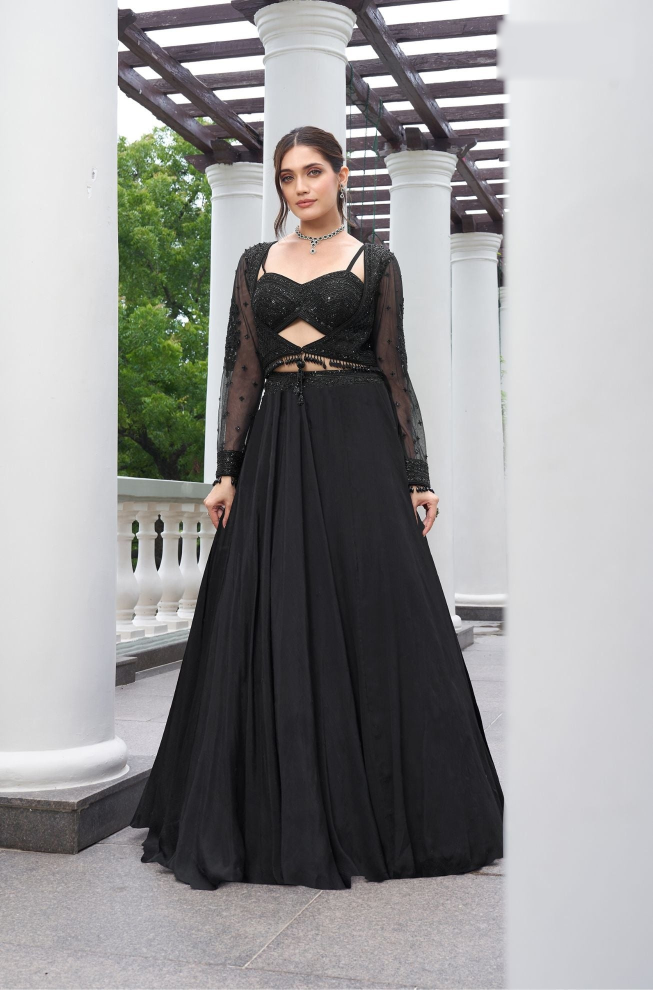
#> input picture luxemia_image_cleaning_tool/cleaned_attempts/luxemia-black-mirror-lehenga-choli-with-dupatta-for-receptions-image-1.jpg, 1305 x 1979 px, given in place of xemia-pastel-pink-mirror-saree-gown-for-weddings-image-1.jpg, which was not available (shown at 1/2 size)
$ python rejected_review_outputs.py
#> lines starting #> are read from the running program, lines starting #| are printed output that depends on the picture; pictures that were not available may be replaced by others from this repository, and a replacement may not be noted
import csv
import math
from datetime import datetime
from pathlib import Path

from PIL import Image, ImageDraw, ImageFont


ROOT = Path(__file__).resolve().parents[1]
AUDIT_CSV = ROOT / "luxemia_image_cleaning_tool" / "cleaned_image_audit.csv"
REJECTED_DIR = ROOT / "luxemia_supplier_REJECTED_BRANDED_IMAGES"
ATTEMPTS_DIR = ROOT / "luxemia_image_cleaning_tool" / "cleaned_attempts"
OUT_DIR = ROOT / "outputs" / "catalog-cleaning" / "lapink-new-arrivals"
SHEET_DIR = OUT_DIR / "rejected_unfixable_contact_sheets"
REJECTED_CSV = OUT_DIR / "rejected_after_cleaning.csv"


def read_csv(path):
    with path.open("r", newline="", encoding="utf-8-sig") as f:
#> (reads luxemia_image_cleaning_tool/cleaned_image_audit.csv from the repository)
        return list(csv.DictReader(f))


def write_csv(path, rows, columns):
    path.parent.mkdir(parents=True, exist_ok=True)
    with path.open("w", newline="", encoding="utf-8") as f:
        writer = csv.DictWriter(f, fieldnames=columns, extrasaction="ignore")
        writer.writeheader()
        writer.writerows(rows)


def font(size, bold=False):
    path = Path("C:/Windows/Fonts/arialbd.ttf" if bold else "C:/Windows/Fonts/arial.ttf")
    if path.exists():
        return ImageFont.truetype(str(path), size)
    return ImageFont.load_default()


def fit_image(image, width, height):
    scale = min(width / image.width, height / image.height)
    resized = image.resize((max(1, int(image.width * scale)), max(1, int(image.height * scale))), Image.Resampling.LANCZOS)
    tile = Image.new("RGB", (width, height), "white")
    tile.paste(resized, ((width - resized.width) // 2, (height - resized.height) // 2))
    return tile


def make_sheets(rows):
    SHEET_DIR.mkdir(parents=True, exist_ok=True)
    stamp = datetime.now().strftime("%Y%m%d-%H%M%S")
    per_sheet = 4
    thumb_w, thumb_h = 360, 520
    label_h = 120
    gap = 24
    margin = 24
    title_font = font(16, True)
    small_font = font(13)
    sheet_paths = []

    for offset in range(0, len(rows), per_sheet):
        batch = rows[offset:offset + per_sheet]
        cols = 2
        tile_w = thumb_w * 2
        sheet_w = margin * 2 + cols * tile_w + (cols - 1) * gap
        sheet_h = margin * 2 + math.ceil(len(batch) / cols) * (thumb_h + label_h) + gap
        sheet = Image.new("RGB", (sheet_w, sheet_h), "#f2f2f2")
#> sheet: PIL image 1512x1352 RGB; every value is 242
        draw = ImageDraw.Draw(sheet)

        for index, row in enumerate(batch):
            col = index % cols
            line = index // cols
            left = margin + col * (tile_w + gap)
            top = margin + line * (thumb_h + label_h + gap)
            filename = row["Image Filename"]
            original = Image.open(REJECTED_DIR / filename).convert("RGB")
#> original is the input picture: PIL image 1305x1979 RGB; mean R, G, B 151.2, 150.6, 150.6
            cleaned = Image.open(ATTEMPTS_DIR / filename).convert("RGB")
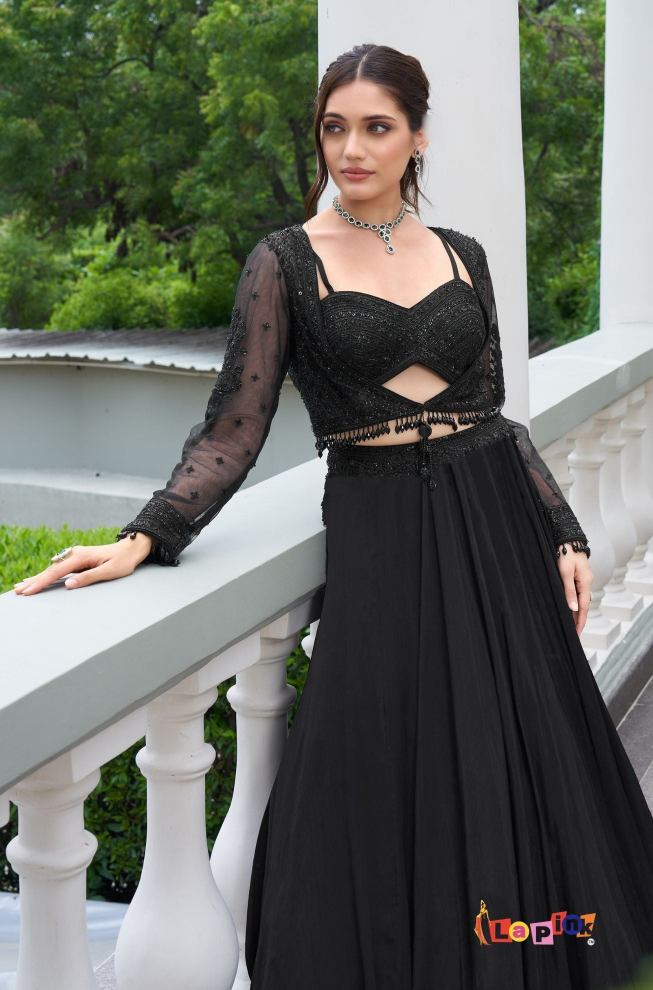
#> input picture luxemia_image_cleaning_tool/cleaned_attempts/luxemia-black-mirror-lehenga-choli-with-dupatta-for-receptions-image-4.jpg, 1305 x 1979 px, given in place of xemia-pastel-pink-mirror-saree-gown-for-weddings-image-1.jpg, which was not available (shown at 1/2 size)
#> cleaned is the input picture: PIL image 1305x1979 RGB; mean R, G, B 104.5, 107.7, 98.9
            sheet.paste(fit_image(original, thumb_w, thumb_h), (left, top))
#> in fit_image, `resized = image.resize((max(1, int(image.width * scale)), max(1, int(i..`:
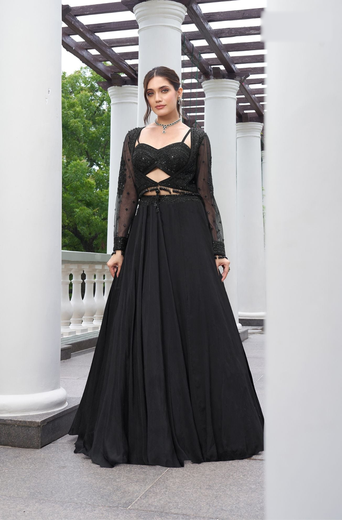
#> resized: PIL image 342x520 RGB; mean R, G, B 151.2, 150.6, 150.6
#> in fit_image, `tile = Image.new("RGB", (width, height), "white")`: tile: PIL image 360x520 RGB; every value is 255
#> in fit_image, `tile.paste(resized, ((width - resized.width) // 2, (height - resized.h..`:
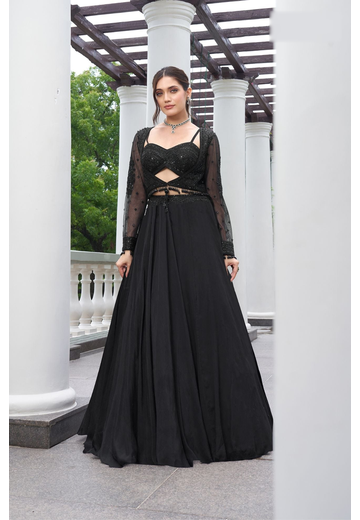
#> tile: PIL image 360x520 RGB; mean R, G, B 156.4, 155.8, 155.8
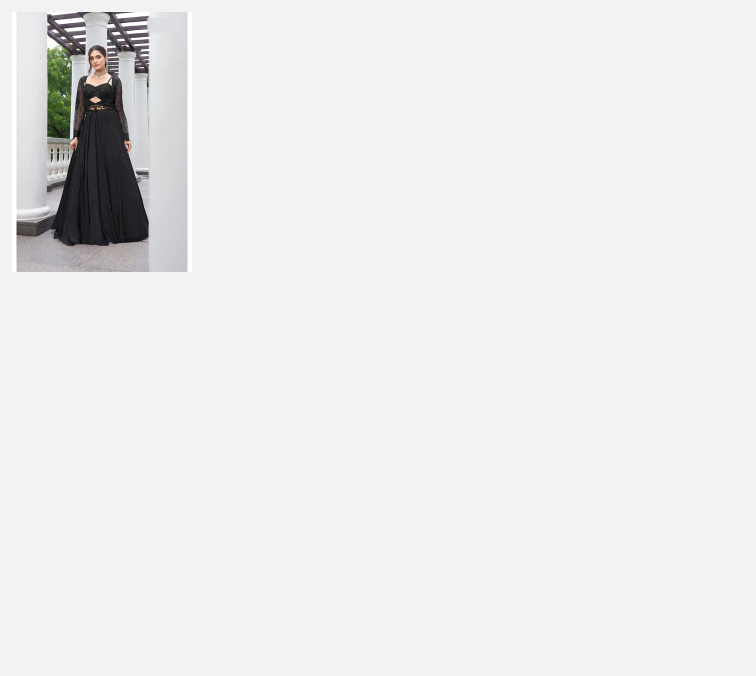
#> sheet: PIL image 1512x1352 RGB (shown at 1/2 size); mean R, G, B 234.2, 234.1, 234.1
            sheet.paste(fit_image(cleaned, thumb_w, thumb_h), (left + thumb_w, top))
#> call 2 of fit_image, with width = 360, height = 520
#> in fit_image (call 2), `resized = image.resize((max(1, int(image.width * scale)), max(1, int(i..`:
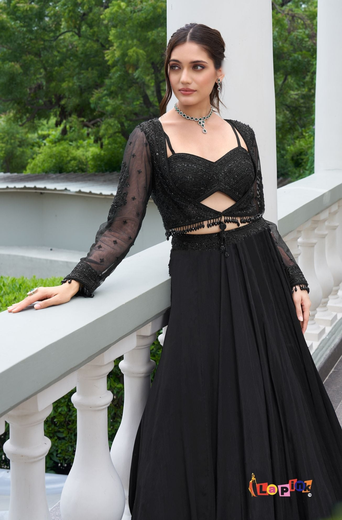
#> resized: PIL image 342x520 RGB; mean R, G, B 104.5, 107.7, 98.9
#> in fit_image (call 2), `tile.paste(resized, ((width - resized.width) // 2, (height - resized.h..`:
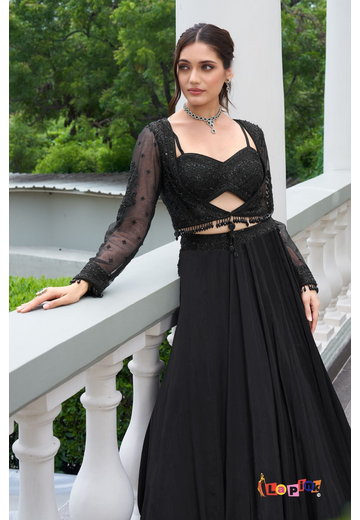
#> tile: PIL image 360x520 RGB; mean R, G, B 112.1, 115.1, 106.7
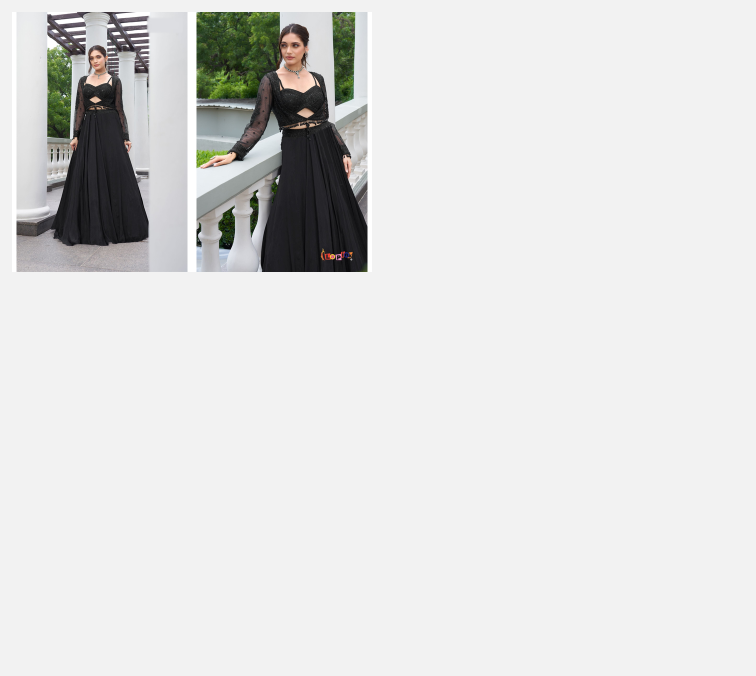
#> sheet: PIL image 1512x1352 RGB (shown at 1/2 size); mean R, G, B 222.3, 222.5, 221.7
            draw.text((left + 8, top + 8), "Original", font=title_font, fill="#111")
            draw.text((left + thumb_w + 8, top + 8), "Cleaned Attempt", font=title_font, fill="#111")
            label_top = top + thumb_h + 8
            draw.text((left, label_top), f"{offset + index + 1:03d} | {filename}", font=title_font, fill="#111")
            reason = row["Reason"]
            draw.text((left, label_top + 28), reason[:125], font=small_font, fill="#7a2500")
            if len(reason) > 125:
                draw.text((left, label_top + 48), reason[125:250], font=small_font, fill="#7a2500")

        out = SHEET_DIR / f"rejected-unfixable-{stamp}-{offset // per_sheet + 1:02d}.jpg"
        sheet.save(out, quality=92)
        sheet_paths.append(out)
    return sheet_paths


def main():
    rows = [row for row in read_csv(AUDIT_CSV) if row.get("Approved For Shopify Yes/No") == "No"]
    write_csv(REJECTED_CSV, rows, list(rows[0].keys()) if rows else [])
    sheets = make_sheets(rows)
    print(f"rejected_rows={len(rows)}")
    print(f"rejected_contact_sheets={len(sheets)}")
    print(f"rejected_csv={REJECTED_CSV}")
    print(f"sheet_dir={SHEET_DIR}")


if __name__ == "__main__":
#> (the run stopped early here; a loop or call above may not have finished)
